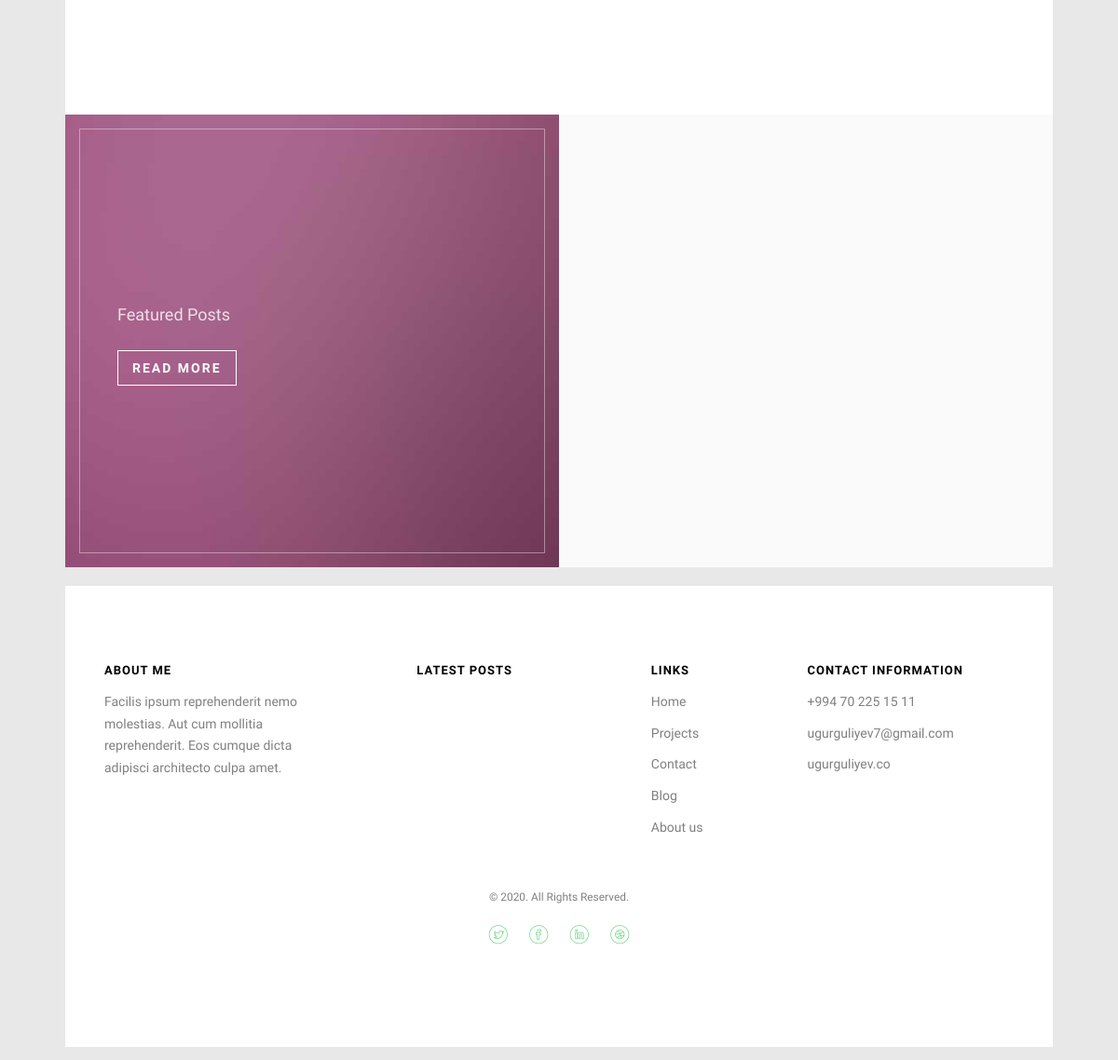
/ (lower part), run on an earlier commit of the app's database.
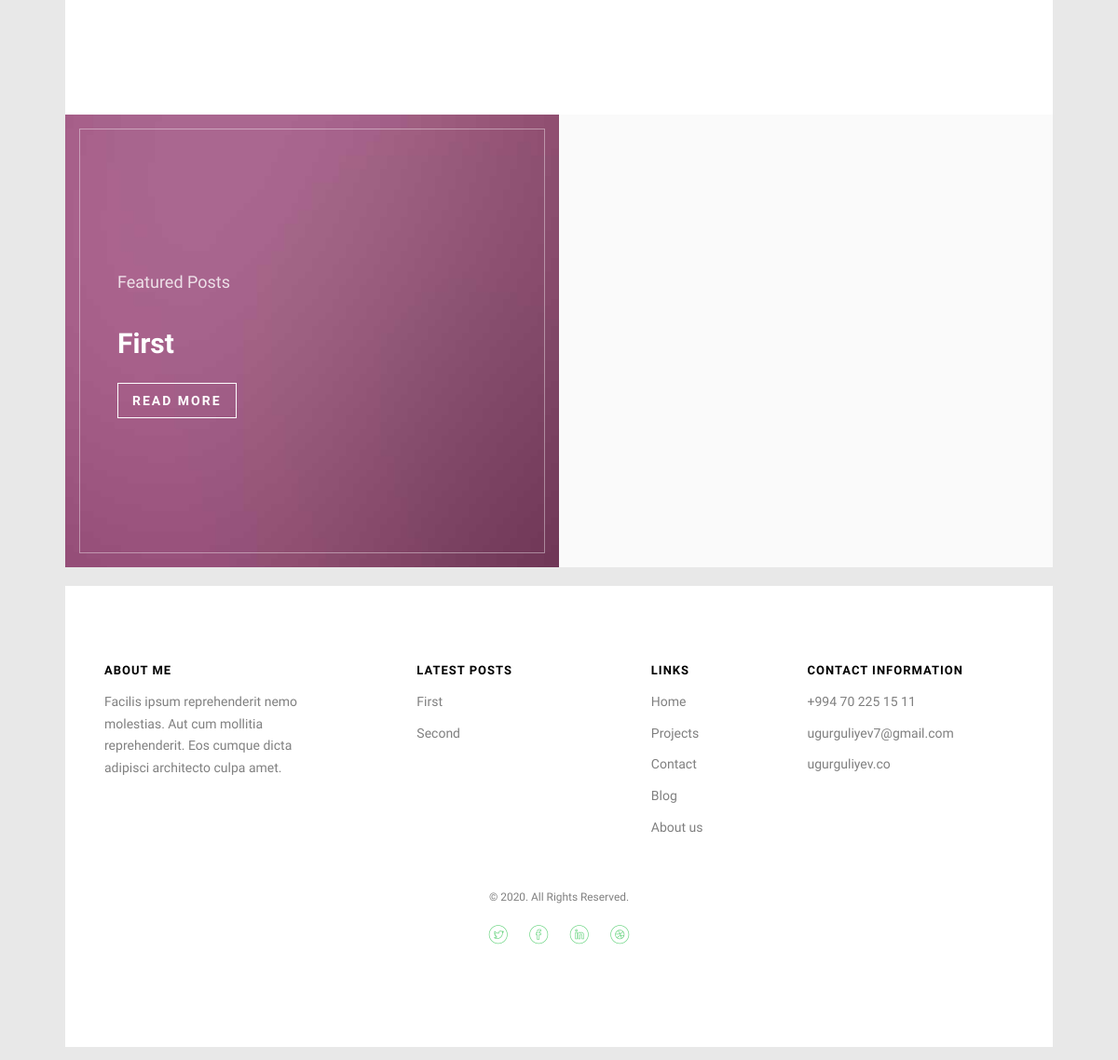
And on a later commit of the database.
### blog/models/article.py (models this page shows, shortened)
class Article(models.Model):
    title = models.CharField(max_length=60, verbose_name="Title", unique=True)
    description = models.TextField(verbose_name="Description")
    pub_date = models.DateTimeField()
    featured_image = models.ImageField(verbose_name="Post image", null=True)
    slug = AutoSlugField(populate_from='title', null=True)
    featured_post = models.BooleanField(verbose_name="Highlited post", default=False)
    like_count = models.IntegerField(default=0 ,verbose_name="Like count")
    view_count = models.IntegerField(default=0, verbose_name="View count")
    category = models.ForeignKey(Category, on_delete=models.SET_NULL , null=True)
    class Meta:
        verbose_name = "Article"
        verbose_name_plural = "Articles"

### core/views.py (the view)
# urls.py: path('', views.HomePage.as_view(), name="home-page"),
class HomePage(TemplateView):
    template_name = 'index.html'
    def get_context_data(self, *args, **kwargs):
        context = super().get_context_data(*args, **kwargs)
        context = {
            'articles' : Article.objects.all()[:3],
            'highlighted_article': Article.objects.order_by('view_count').last(),
            'projects' : Project.objects.all()
        }
        return context

### blog/models/category.py (called while the page is built)
    def __str__(self):
        return self.name

### projects/models/category.py (called while the page is built)
    def __str__(self):
        return self.name

### templates/index.html (shortened to what this page needs)
{% extends 'base.html' %}
{% load static %}
{% block details %}
	<div class="container-wrap">
		<div id="fh5co-counter" class="fh5co-counters">
		</div>
		<div id="fh5co-blog" class="blog-flex">
			<div class="featured-blog" style="background-image: url('{% static 'images/blog-1.jpg' %}');">
				<div class="desc-t">
					<div class="desc-tc">
						<span class="featured-head">Featured Posts</span>
						<h3><a href="#">{{ highlighted_article.title }}</a></h3>
						<span><a href="#" class="read-button">Read more</a></span>
					</div>
				</div>
			</div>
			<div class="blog-entry fh5co-light-grey">
				<div class="row">
				</div>
			</div>
		</div>
	</div>
{% endblock %}

### templates/base.html (shortened to what this page needs)
{% load static %}
<!DOCTYPE HTML>
<html>
	<head>
	<link rel="stylesheet" href="{% static 'css/animate.css' %}">
	<link rel="stylesheet" href="{% static 'css/icomoon.css' %}">
	<link rel="stylesheet" href="{% static 'css/bootstrap.css' %}">
	<link rel="stylesheet" href="{% static 'css/magnific-popup.css' %}">
	<link rel="stylesheet" href="{% static 'css/flexslider.css' %}">
	<link rel="stylesheet" href="{% static 'css/style.css' %}">
    </head>
    <body>
        <div id="page">
        {% block details %}
        {% endblock %}
        <div class="container-wrap">
            <footer id="fh5co-footer" role="contentinfo">
                <div class="row">
                    <div class="col-md-3 fh5co-widget">
                        <h4>About Me</h4>
                        <p>Facilis ipsum reprehenderit nemo molestias. Aut cum mollitia reprehenderit. Eos cumque dicta adipisci architecto culpa amet.</p>
                    </div>
                    <div class="col-md-3 col-md-push-1">
                        <h4>Latest Posts</h4>
                        <ul class="fh5co-footer-links">
                            {% for article in articles %}
                                <li><a href="#">{{ article.title }}</a></li>
                            {% endfor %}
                        </ul>
                    </div>
                    <div class="col-md-3 col-md-push-1">
                        <h4>Links</h4>
                        <ul class="fh5co-footer-links">
                            <li><a href="{% url 'home-page' %}">Home</a></li>
                            <li><a href="{% url 'projects-page' %}">Projects</a></li>
                            <li><a href="{% url 'contact-page' %}">Contact</a></li>
                            <li><a href="{% url 'articles-page' %}">Blog</a></li>
                            <li><a href="{% url 'about-page' %}">About us</a></li>
                        </ul>
                    </div>
                    <div class="col-md-3">
                        <h4>Contact Information</h4>
                        <ul class="fh5co-footer-links">
                            <li><a href="tel://+994702251511">+994 70 225 15 11</a></li>
                            <li><a href="mailto:ugurguliyev7@gmail.com">ugurguliyev7@gmail.com</a></li>
                            <li><a href="http://ugurguliyev.co">ugurguliyev.co</a></li>
                        </ul>
                    </div>
                </div>
                <div class="row copyright">
                    <div class="col-md-12 text-center">
                        <p>
                            <small class="block">&copy; 2020. All Rights Reserved.</small>
                        </p>
                        <p>
                            <ul class="fh5co-social-icons">
                                <li><a href="#"><i class="icon-twitter"></i></a></li>
                                <li><a href="#"><i class="icon-facebook"></i></a></li>
                                <li><a href="#"><i class="icon-linkedin"></i></a></li>
                                <li><a href="#"><i class="icon-dribbble"></i></a></li>
                            </ul>
                        </p>
                    </div>
                </div>
            </footer>
        </div>
        </div>
    </body>
</html>

### portfolio/static/css/style.css (style rules this page uses)
body { font-family: "Oxygen", sans-serif; font-weight: 300; font-size: 14px; line-height: 1.7; color: gray; background: #e8e8e8; }
#page { position: relative; overflow-x: hidden; width: 100%; height: 100%; -webkit-transition: 0.5s; -o-transition: 0.5s; transition: 0.5s; }
a { color: #66D37E; -webkit-transition: 0.5s; -o-transition: 0.5s; transition: 0.5s; }
p { margin-bottom: 20px; }
h1, h2, h3, h4, h5, h6, figure { color: #000; font-family: "Source Sans Pro", sans-serif; font-weight: 400; margin: 0 0 20px 0; }
.container-wrap { max-width: 1060px; margin: 0 auto; margin-bottom: 1em; background: #fff; }
#fh5co-counter, .fh5co-bg { background-size: cover; background-position: top center; background-repeat: no-repeat; position: relative; }
.fh5co-light-grey { background: #fafafa; }
#fh5co-about, #fh5co-services, #fh5co-contact, #fh5co-work, #fh5co-blog, #fh5co-counter, #fh5co-footer { padding: 6em 3em; clear: both; }
.fh5co-counters { padding: 3em 0; background-size: cover; background-attachment: fixed; background-position: center center; }
.blog-flex { display: -webkit-box; display: -moz-box; display: -ms-flexbox; display: -webkit-flex; display: flex; flex-wrap: wrap; -webkit-flex-wrap: wrap; -moz-flex-wrap: wrap; width: 100%; padding: 0 !important; }
.blog-flex .featured-blog, .blog-flex .blog-entry { width: 50%; }
.blog-flex .featured-blog { padding: 2em; width: 50%; background-size: cover; background-position: center center; background-repeat: no-repeat; position: relative; display: -webkit-box; display: -moz-box; display: -ms-flexbox; display: -webkit-flex; display: flex; flex-wrap: wrap; -webkit-flex-wrap: wrap; -moz-flex-wrap: wrap; }
.blog-flex .featured-blog:before { position: absolute; top: 15px; bottom: 15px; left: 15px; right: 15px; content: ''; border: 1px solid rgba(255, 255, 255, 0.4); }
.blog-flex .featured-blog .desc-t { display: table; min-height: 430px; padding: 2em; z-index: 1; }
.blog-flex .featured-blog .desc-t .desc-tc { display: table-cell; vertical-align: middle; height: inherit; z-index: 1; }
.blog-flex .featured-blog .desc-t .featured-head { display: block; margin-bottom: 30px; font-size: 18px !important; color: rgba(255, 255, 255, 0.8); }
.blog-flex .featured-blog .desc-t h3 { font-weight: 700; font-family: "Oxygen", sans-serif; font-size: 30px; margin-bottom: 10px; line-height: 40px; margin-bottom: 30px; }
.blog-flex .featured-blog .desc-t h3 a { color: #fff; }
.blog-flex .featured-blog .desc-t .read-button { text-transform: uppercase; letter-spacing: 2px; font-weight: 600; font-size: 14px; font-family: "Source Sans Pro", sans-serif; color: white; border: 1px solid red; padding: 10px 15px; border: 1px solid white; color: #fff; }
.blog-flex .blog-entry { padding: 4em; }
.fh5co-social-icons { margin: 0; padding: 0; }
.fh5co-social-icons li { margin: 0; padding: 0; list-style: none; display: -moz-inline-stack; display: inline-block; zoom: 1; *display: inline; }
.fh5co-social-icons li a { display: -moz-inline-stack; display: inline-block; zoom: 1; *display: inline; color: #66D37E; padding-left: 10px; padding-right: 10px; }
.fh5co-social-icons li a i { font-size: 20px; }
#fh5co-footer { margin-top: 20px !important; }
#fh5co-footer .fh5co-footer-links { padding: 0; margin: 0; }
#fh5co-footer .fh5co-footer-links li { padding: 0; margin: 0 0 10px 0; list-style: none; display: block; }
#fh5co-footer .fh5co-footer-links li a { color: rgba(0, 0, 0, 0.5); text-decoration: none; }
#fh5co-footer h4 { margin-bottom: 15px; font-weight: 700; font-size: 13px; letter-spacing: 1px; text-transform: uppercase; }
#fh5co-footer .copyright { display: block; margin-top: 3em; }
#fh5co-footer .copyright .block { display: block; }

What changed in the data, as far as the page shows it:
added Article: title "First"
added Article: title "Second"
